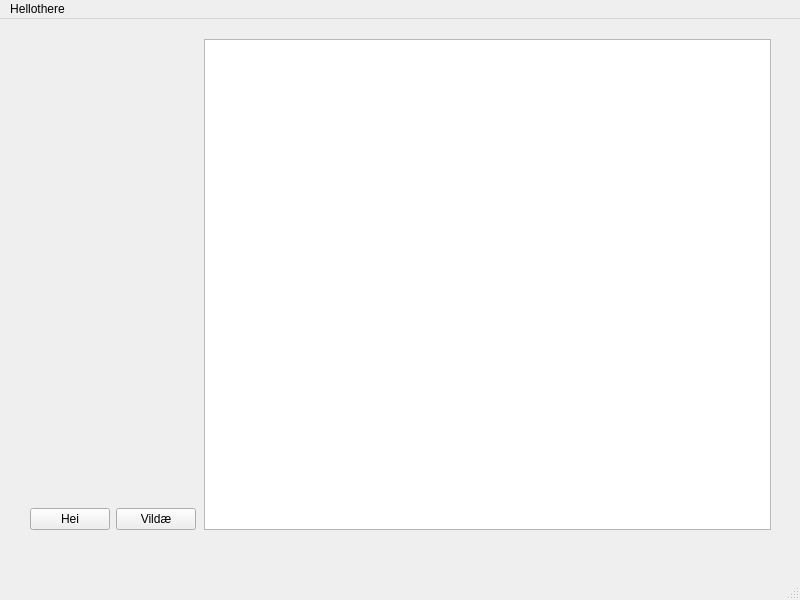
<?xml version="1.0" encoding="UTF-8"?>
<ui version="4.0">
 <class>MainWindow</class>
 <widget class="QMainWindow" name="MainWindow">
  <property name="geometry">
   <rect>
    <x>0</x>
    <y>0</y>
    <width>800</width>
    <height>600</height>
   </rect>
  </property>
  <property name="windowTitle">
   <string>MainWindow</string>
  </property>
  <widget class="QWidget" name="centralwidget">
   <widget class="QWidget" name="horizontalLayoutWidget">
    <property name="geometry">
     <rect>
      <x>30</x>
      <y>20</y>
      <width>741</width>
      <height>491</height>
     </rect>
    </property>
    <layout class="QHBoxLayout" name="horizontalLayout">
     <item>
      <layout class="QVBoxLayout" name="verticalLayout">
       <item>
        <layout class="QHBoxLayout" name="horizontalLayout_2">
         <item alignment="Qt::AlignBottom">
          <widget class="QPushButton" name="pushButton">
           <property name="text">
            <string>Hei</string>
           </property>
          </widget>
         </item>
         <item alignment="Qt::AlignBottom">
          <widget class="QPushButton" name="pushButton_2">
           <property name="text">
            <string>Vildæ</string>
           </property>
          </widget>
         </item>
        </layout>
       </item>
      </layout>
     </item>
     <item>
      <spacer name="horizontalSpacer">
       <property name="orientation">
        <enum>Qt::Horizontal</enum>
       </property>
       <property name="sizeType">
        <enum>QSizePolicy::Fixed</enum>
       </property>
       <property name="sizeHint" stdset="0">
        <size>
         <width>2</width>
         <height>4</height>
        </size>
       </property>
      </spacer>
     </item>
     <item>
      <layout class="QVBoxLayout" name="verticalLayout_2">
       <item>
        <widget class="QGraphicsView" name="graphicsView"/>
       </item>
      </layout>
     </item>
    </layout>
   </widget>
  </widget>
  <widget class="QMenuBar" name="menubar">
   <property name="geometry">
    <rect>
     <x>0</x>
     <y>0</y>
     <width>800</width>
     <height>26</height>
    </rect>
   </property>
   <widget class="QMenu" name="menuHellothere">
    <property name="title">
     <string>Hellothere</string>
    </property>
    <addaction name="separator"/>
    <addaction name="separator"/>
   </widget>
   <addaction name="menuHellothere"/>
  </widget>
  <widget class="QStatusBar" name="statusbar"/>
 </widget>
 <resources/>
 <connections/>
</ui>
